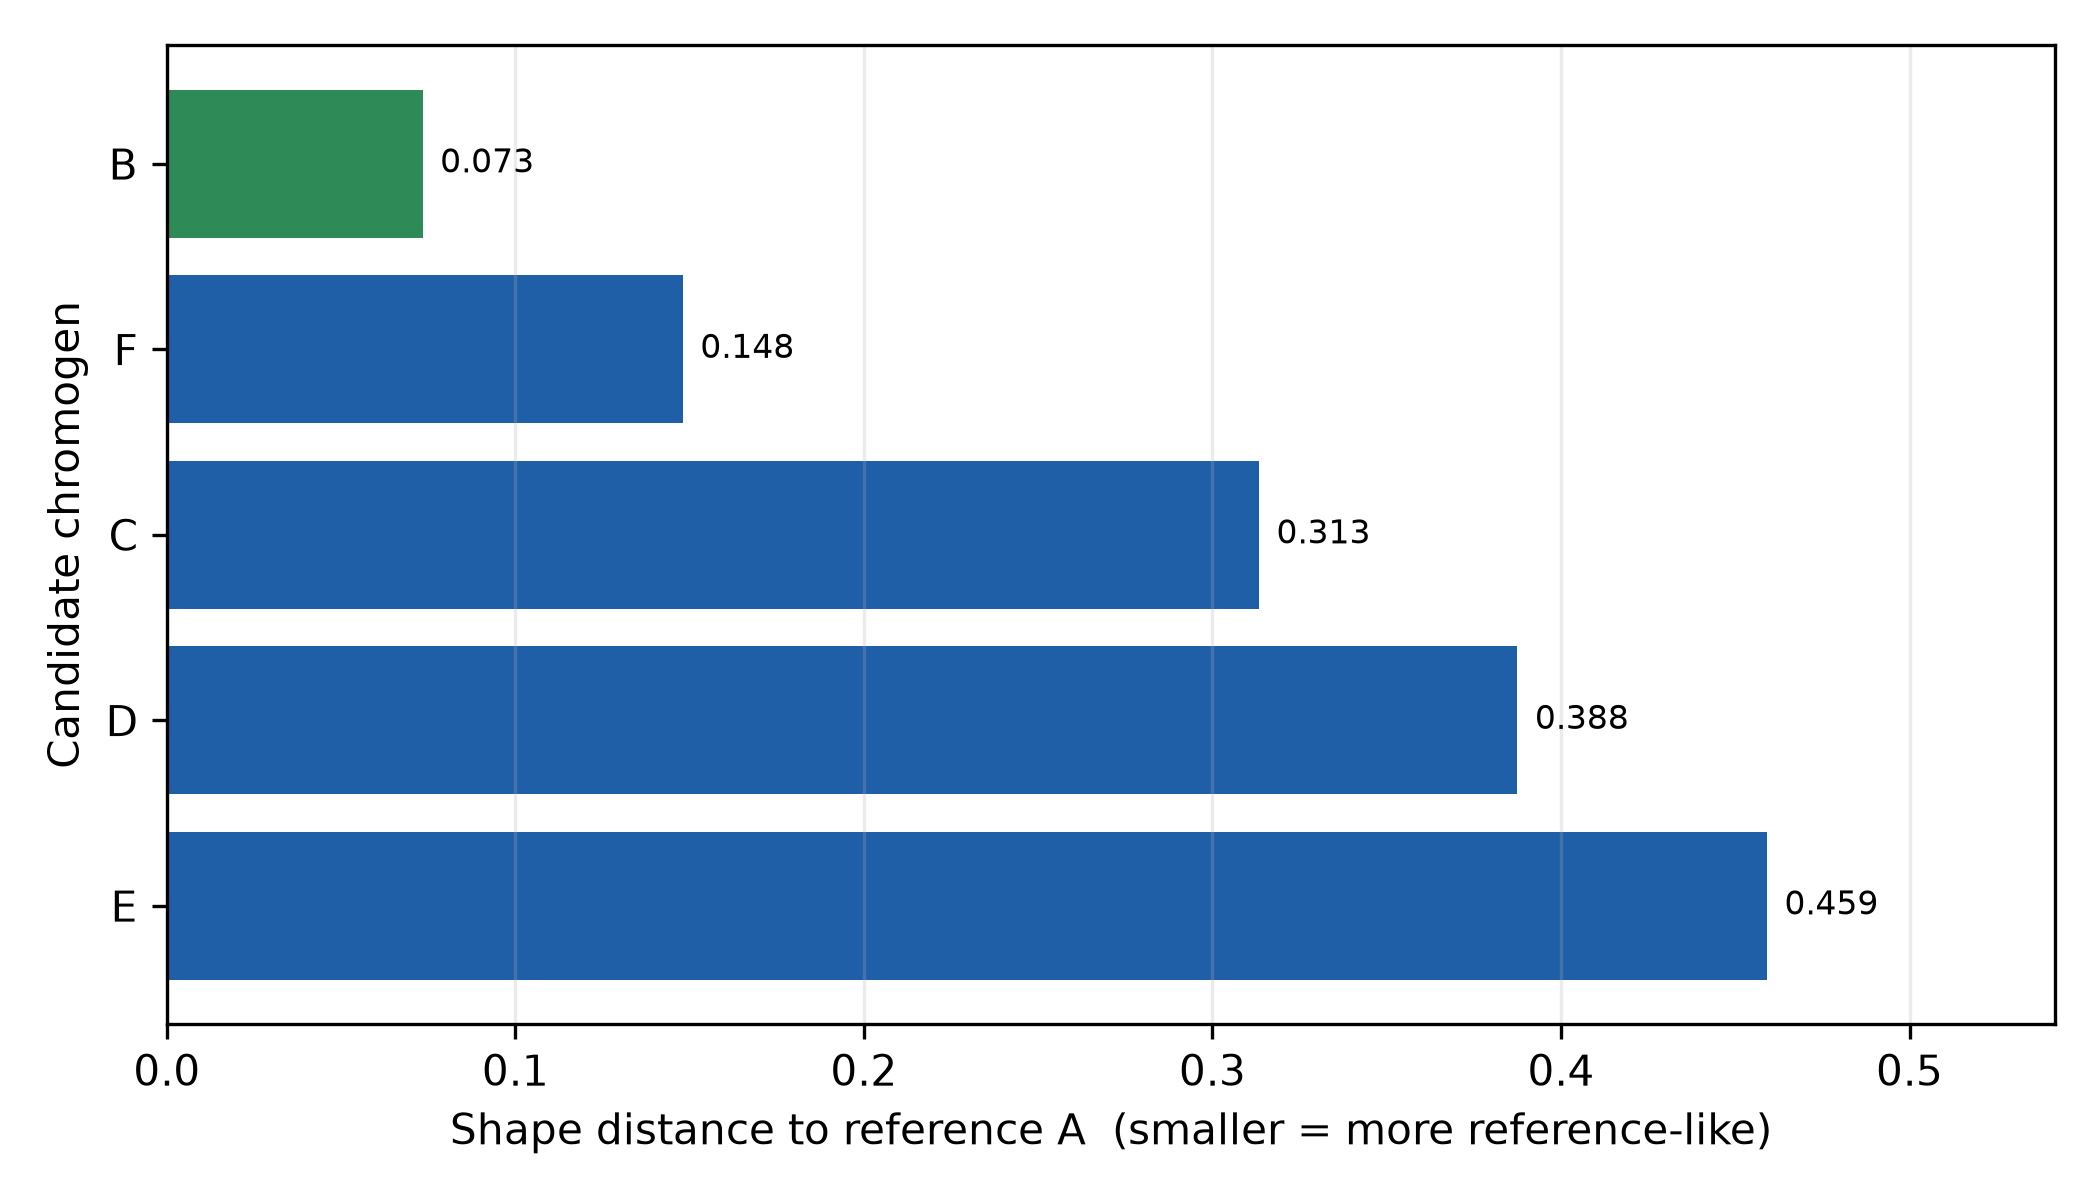

Write Python code to recreate this figure.
"""Objective 4: which chromogen's colour-development shape is closest to the reference.

Euclidean distance between each compound's unit-peak-normalised mean curve and compound A's.
Amplitude is divided out first, so this compares shape (development rate and late drift), not
depth of colour. Regenerates ``colour-shape-distance.png``.
"""

import matplotlib.pyplot as plt

from colour_case_study import build_design, shape_distance_to_reference, simulate_curves

design = build_design("i_optimal", budget=60)
curves = simulate_curves(design)
dist = shape_distance_to_reference(design, curves)
alternatives = dist.drop("A")  # A is the reference, distance 0 by construction

colours = ["#2e8b57" if c == alternatives.index[0] else "#1f5fa8" for c in alternatives.index]

fig, ax = plt.subplots(figsize=(7.0, 4.0))
bars = ax.barh(list(alternatives.index)[::-1], list(alternatives.to_numpy())[::-1],
               color=colours[::-1])
for rect, val in zip(bars, list(alternatives.to_numpy())[::-1]):
    ax.text(rect.get_width() + 0.005, rect.get_y() + rect.get_height() / 2,
            f"{val:.3f}", va="center", fontsize=8)

ax.set_xlabel("Shape distance to reference A  (smaller = more reference-like)")
ax.set_ylabel("Candidate chromogen")
ax.set_xlim(0, max(alternatives) * 1.18)
ax.grid(axis="x", alpha=0.25)
fig.tight_layout()
fig.savefig("colour-shape-distance.png", dpi=300, facecolor="w", edgecolor="w", transparent=True)
print("saved colour-shape-distance.png")
